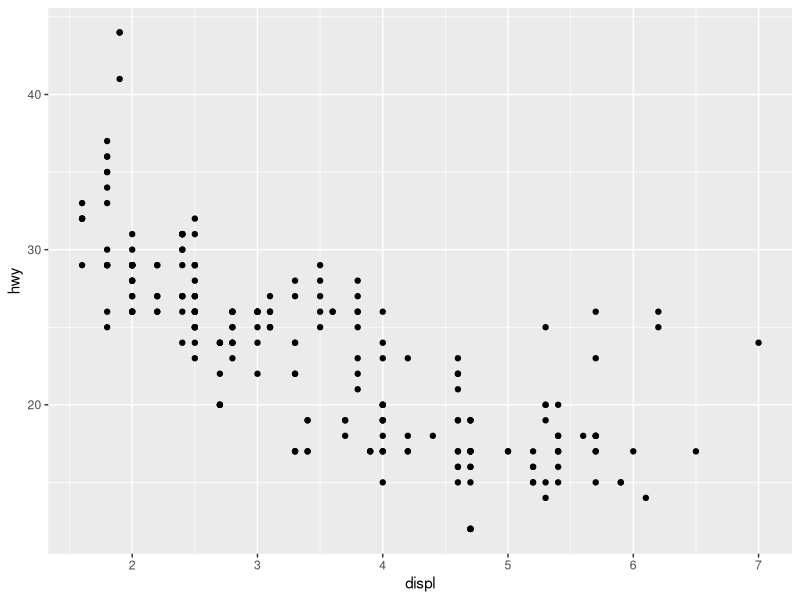
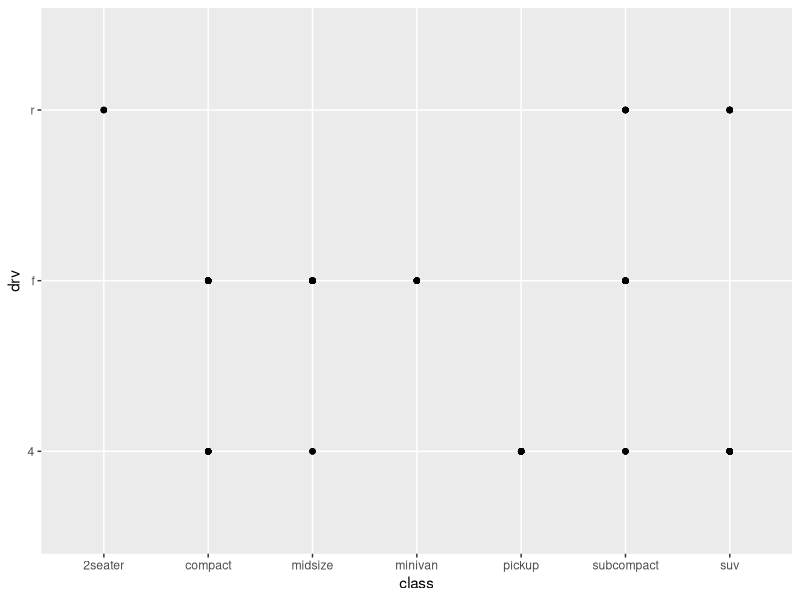
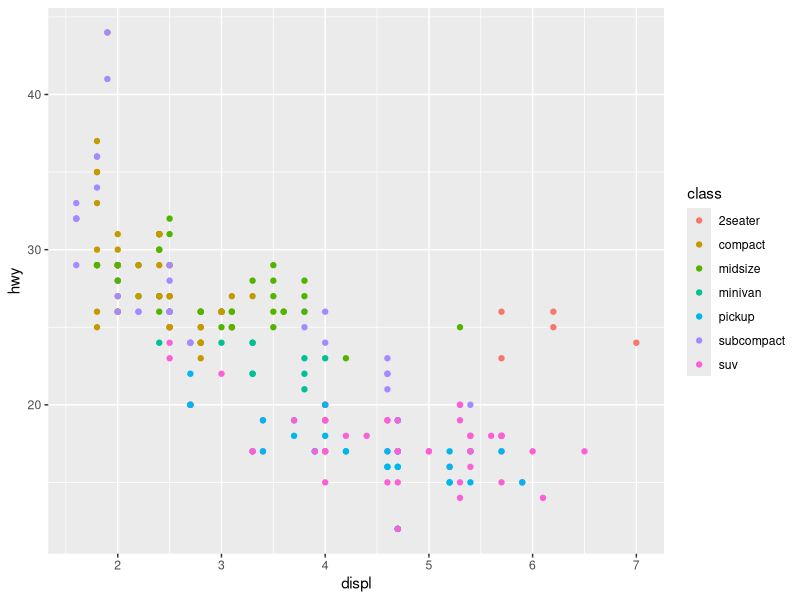
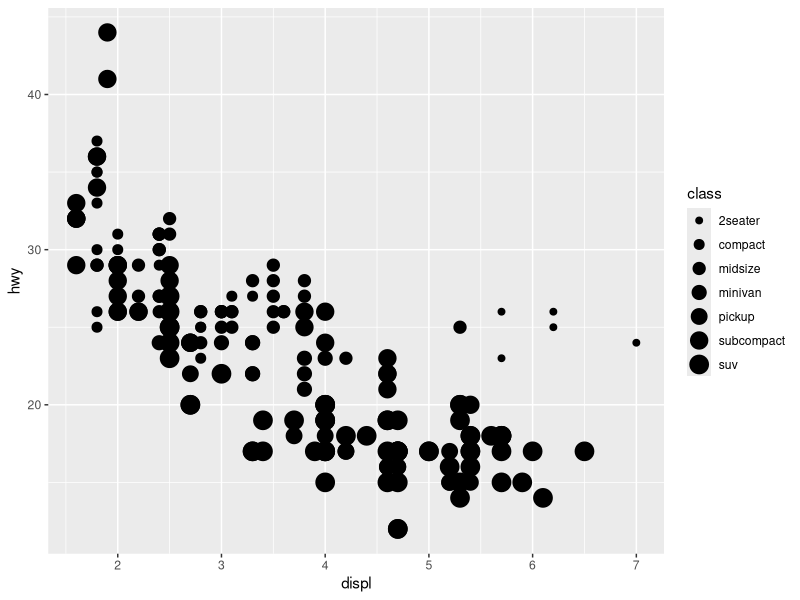
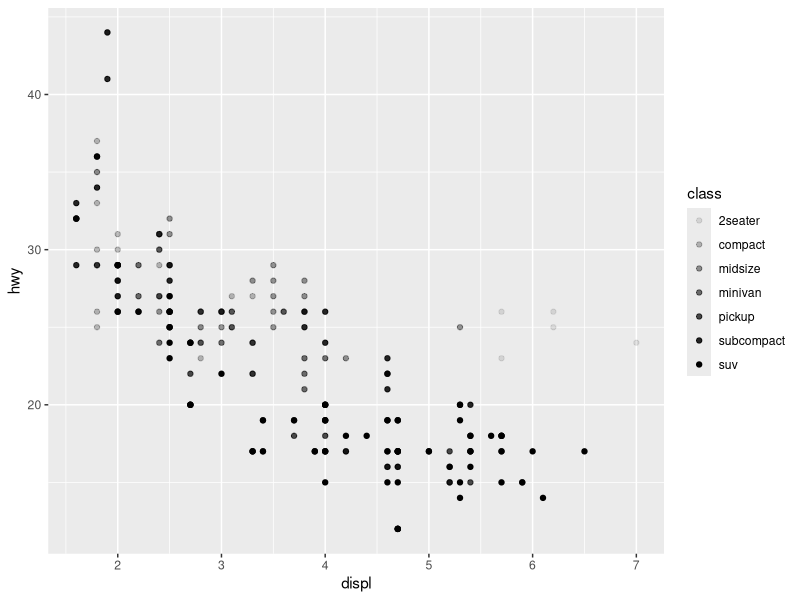
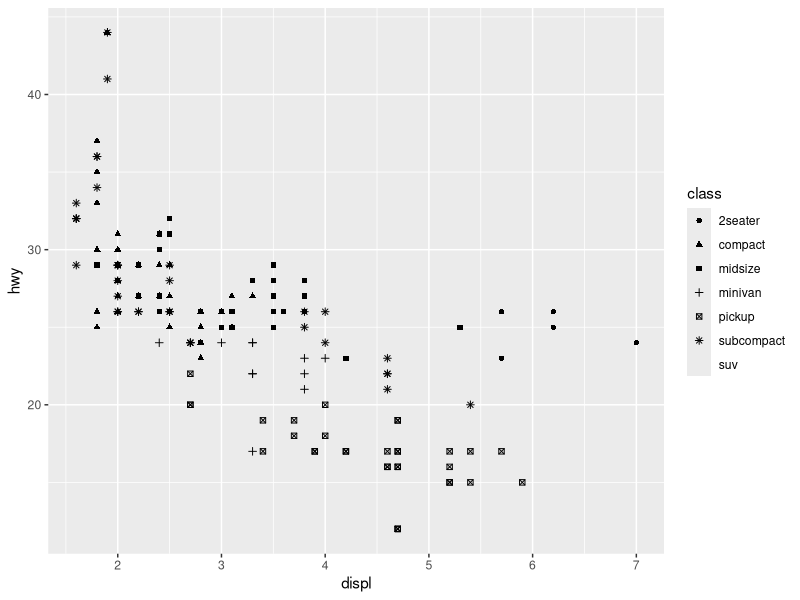
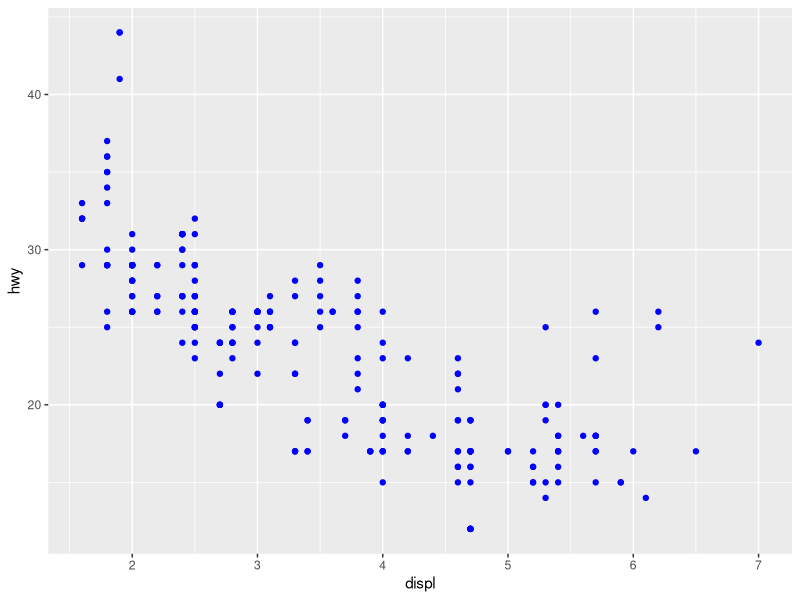
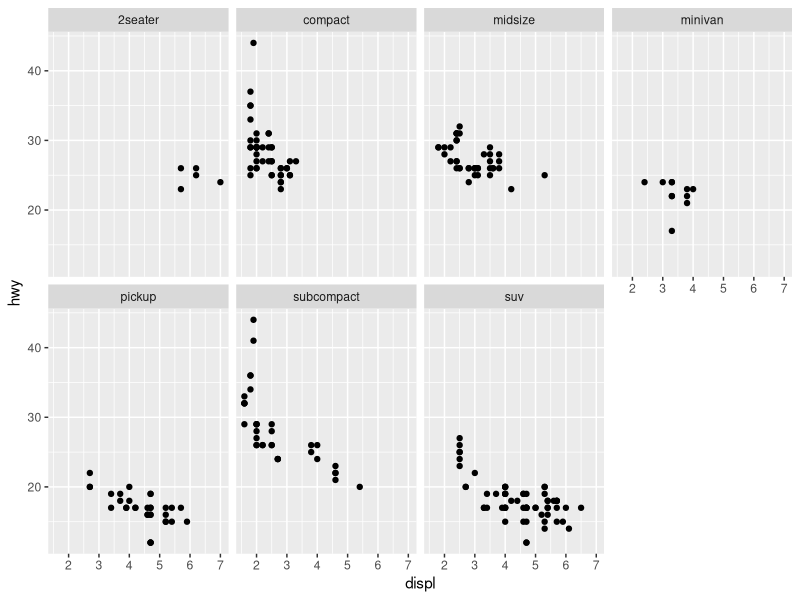

These charts were generated, in order, by the following R code:
## ---- chunk 1
knitr::opts_chunk$set(echo = TRUE)
## ---- chunk 2
library(tidyverse)
summary(mpg)
str(mpg)

## ---- chunk 3

  ggplot(data=mpg) + 
    geom_point(mapping = aes(x=displ, y=hwy))

## ---- chunk 4
# So, lets explore another dataset of cars
str(mtcars)

# We will make some scatterplots in order to show the importance to use nominal values and do not use categorical features. 

ggplot (data = mpg) + geom_point(mapping =aes(x=class, y=drv))

## ---- chunk 5

ggplot(data=mpg) + 
  geom_point(mapping=aes(x=displ, y=hwy, color=class))

ggplot(data=mpg) + 
  geom_point(mapping = aes(x=displ, y=hwy, size=class))

ggplot(data=mpg) + 
  geom_point(mapping = aes(x=displ, y=hwy, alpha=class))

ggplot(data=mpg) + 
  geom_point(mapping = aes(x=displ, y=hwy, shape=class))

ggplot(data=mpg) + 
  geom_point(mapping=aes(x=displ, y=hwy), color="blue")

## ---- chunk 6

ggplot(data=mpg) +
  geom_point(mapping=aes(x=displ, y=hwy)) +
  facet_wrap(~ class, nrow=2)

ggplot(data=mpg) +
  geom_point(mapping=aes(x=displ, y=hwy)) +
  facet_wrap(drv ~ cyl) 

ggplot(data=mpg) +
  geom_point(mapping=aes(x=displ, y=hwy)) +
  facet_grid(. ~ cyl) 

## ---- chunk 7
#1
ggplot(data=mpg) +
  geom_point(mapping=aes(x=displ, y=hwy)) +
  facet_grid(~displ)

#2
ggplot(data=mpg) +
  geom_point(mapping=aes(x=displ, y=hwy)) +
  facet_grid(drv ~ cyl)

ggplot(data=mpg) +
  geom_point(mapping=aes(x=drv, y=cyl))
    
#3
ggplot(data=mpg) +
  geom_point(mapping = aes(x =  displ, y=hwy)) +
  facet_grid(drv ~.)

ggplot(data=mpg) +
  geom_point(mapping=aes(x=displ, y=hwy)) +
  facet_grid(. ~ cyl) 

#4
ggplot(data =mpg) +
  geom_point(mapping=aes(x = displ, y=hwy)) +
  facet_wrap(~class, nrow=2)

#5
ggplot(data =mpg) +
  geom_point(mapping=aes(x = displ, y=hwy)) +
  facet_wrap(~class, ncol =2)


## ---- chunk 8
ggplot(data=mpg) +
  geom_point(mapping = aes(x =displ, y=hwy))

ggplot(data=mpg) +
  geom_smooth(mapping = aes(x =displ, y=hwy, linetype=drv))

ggplot(data=mpg) +
  geom_smooth(mapping = aes(x =displ, y=hwy, linetype=drv, colour=drv))+
  geom_point(mapping = aes(x =displ, y=hwy, colour=drv))

ggplot(data = mpg) +
  geom_smooth(mapping=aes(x=displ, y=hwy))

ggplot(data = mpg) +
  geom_smooth(mapping=aes(x=displ, y=hwy, group=drv))

ggplot(data = mpg) +
  geom_smooth(mapping=aes(x=displ, y=hwy, group=drv, color=drv),
              show.legend = FALSE)

ggplot(data=mpg, mapping=aes(x =displ, y=hwy)) +
  geom_point(mapping = aes(colour=class)) +
  geom_smooth()

